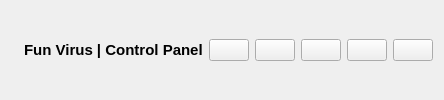
        <widget class="QWidget" name="headerContainer" native="true">
         <layout class="QHBoxLayout" name="horizontalLayout_4">
          <item>
           <widget class="QFrame" name="frame_5">
            <property name="frameShape">
             <enum>QFrame::NoFrame</enum>
            </property>
            <layout class="QHBoxLayout" name="horizontalLayout_6">
             <property name="spacing">
              <number>6</number>
             </property>
             <property name="leftMargin">
              <number>0</number>
             </property>
             <property name="topMargin">
              <number>0</number>
             </property>
             <property name="rightMargin">
              <number>0</number>
             </property>
             <property name="bottomMargin">
              <number>0</number>
             </property>
             <item>
              <widget class="QLabel" name="label_5">
               <property name="maximumSize">
                <size>
                 <width>35</width>
                 <height>30</height>
                </size>
               </property>
               <property name="text">
                <string/>
               </property>
               <property name="pixmap">
                <pixmap resource="resources.qrc">:/images/assets/icon.png</pixmap>
               </property>
               <property name="scaledContents">
                <bool>true</bool>
               </property>
              </widget>
             </item>
             <item>
              <widget class="QLabel" name="label_6">
               <property name="font">
                <font>
                 <pointsize>11</pointsize>
                 <weight>75</weight>
                 <italic>false</italic>
                 <bold>true</bold>
                 <underline>false</underline>
                </font>
               </property>
               <property name="text">
                <string>Fun Virus | Control Panel</string>
               </property>
              </widget>
             </item>
            </layout>
           </widget>
          </item>
          <item alignment="Qt::AlignHCenter">
           <widget class="QFrame" name="frame_6">
            <property name="frameShape">
             <enum>QFrame::NoFrame</enum>
            </property>
            <layout class="QHBoxLayout" name="horizontalLayout_5">
             <property name="spacing">
              <number>6</number>
             </property>
             <property name="leftMargin">
              <number>0</number>
             </property>
             <property name="topMargin">
              <number>0</number>
             </property>
             <property name="rightMargin">
              <number>0</number>
             </property>
             <property name="bottomMargin">
              <number>0</number>
             </property>
             <item>
              <widget class="QPushButton" name="pushButton_7">
               <property name="toolTip">
                <string>More...</string>
               </property>
               <property name="text">
                <string/>
               </property>
               <property name="icon">
                <iconset>
                 <normaloff>:/icons/icons/more-horizontal.svg</normaloff>:/icons/icons/more-horizontal.svg</iconset>
               </property>
               <property name="iconSize">
                <size>
                 <width>16</width>
                 <height>16</height>
                </size>
               </property>
              </widget>
             </item>
             <item>
              <widget class="QPushButton" name="pushButton_6">
               <property name="toolTip">
                <string>Profile</string>
               </property>
               <property name="text">
                <string/>
               </property>
               <property name="icon">
                <iconset>
                 <normaloff>:/icons/icons/user.svg</normaloff>:/icons/icons/user.svg</iconset>
               </property>
               <property name="iconSize">
                <size>
                 <width>16</width>
                 <height>16</height>
                </size>
               </property>
              </widget>
             </item>
            </layout>
           </widget>
          </item>
          <item alignment="Qt::AlignRight">
           <widget class="QFrame" name="frame_7">
            <property name="frameShape">
             <enum>QFrame::NoFrame</enum>
            </property>
            <layout class="QHBoxLayout" name="horizontalLayout_3">
             <property name="spacing">
              <number>6</number>
             </property>
             <property name="leftMargin">
              <number>0</number>
             </property>
             <property name="topMargin">
              <number>0</number>
             </property>
             <property name="rightMargin">
              <number>0</number>
             </property>
             <property name="bottomMargin">
              <number>0</number>
             </property>
             <item>
              <widget class="QPushButton" name="minimizeButton">
               <property name="toolTip">
                <string>Minimize Window</string>
               </property>
               <property name="text">
                <string/>
               </property>
               <property name="icon">
                <iconset>
                 <normaloff>:/icons/icons/minus.svg</normaloff>:/icons/icons/minus.svg</iconset>
               </property>
               <property name="iconSize">
                <size>
                 <width>16</width>
                 <height>16</height>
                </size>
               </property>
              </widget>
             </item>
             <item>
              <widget class="QPushButton" name="maximizeButton">
               <property name="toolTip">
                <string>Maximize Window</string>
               </property>
               <property name="text">
                <string/>
               </property>
               <property name="icon">
                <iconset>
                 <normaloff>:/icons/icons/square.svg</normaloff>:/icons/icons/square.svg</iconset>
               </property>
               <property name="iconSize">
                <size>
                 <width>16</width>
                 <height>16</height>
                </size>
               </property>
              </widget>
             </item>
             <item>
              <widget class="QPushButton" name="closeButton">
               <property name="toolTip">
                <string>Close Window</string>
               </property>
               <property name="text">
                <string/>
               </property>
               <property name="icon">
                <iconset>
                 <normaloff>:/icons/icons/x.svg</normaloff>:/icons/icons/x.svg</iconset>
               </property>
               <property name="iconSize">
                <size>
                 <width>16</width>
                 <height>16</height>
                </size>
               </property>
              </widget>
             </item>
            </layout>
           </widget>
          </item>
         </layout>
        </widget>
